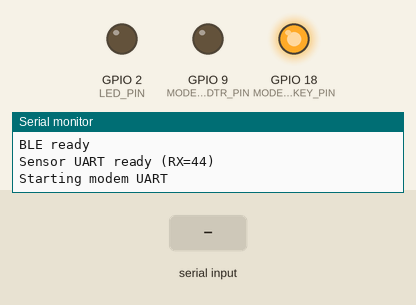
Simulated run of this sketch. Board: ESP32-S3. Shown: output pins drawn as LEDs (lit = HIGH), the last lines printed to the serial monitor. Inputs (shaded band) come from the test bench. No MQTT or app messages arrive unless stated; nothing arrives over Bluetooth unless stated; a phone connects over Bluetooth LE 3 s after start; not simulated (calls return 0 or success): secrets.h; names the files do not define were given values by the test bench: SECRET_MQTT_PORT = 1883.

Above: at 1.0 s.
At 2.2 s:
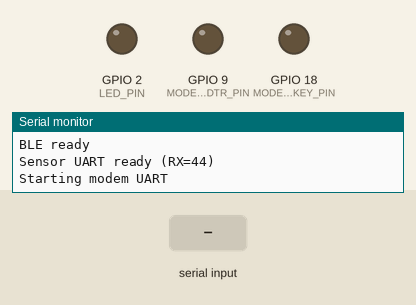
At 5.3 s:
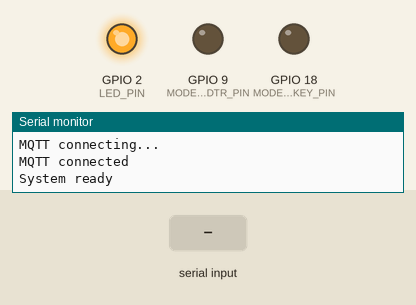
5.4 s: "V=\n" received over the second serial link
6.9 s: ",T=\n" received over the second serial link
8.4 s: "nan\n" received over the second serial link
Timing chart, 0 to 11.4 s (numbered marks = the images above; inputs shaded):
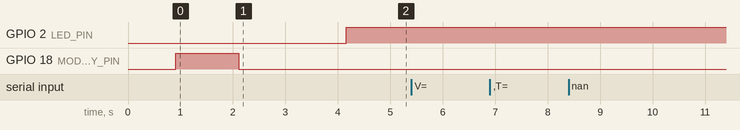

The sketch:

TruckSense_LTE_v1.ino
```cpp
/*****************************************************************************************
  TruckSense LTE Uplink (LilyGO T-SIM7670G S3) - SELF-HEALING BUILD

  WHAT CHANGED vs the original (and why):
  -------------------------------------------------------------------------------------
  1. HARDWARE WATCHDOG (esp_task_wdt)
       If loop() ever hangs (modem AT call stuck, reconnect spin, etc.) the chip
       reboots itself after WDT_TIMEOUT_S. This is the ultimate backstop for any wedge.

  2. STALE-SOCKET SELF-HEAL  <-- this is the bug that caused "boards on, HA frozen"
       The old code published every few seconds, so PubSubClient never had an idle gap
       to send a keepalive ping, so it never noticed when the link silently died. The
       device kept thinking it was connected and published into a dead socket forever.
       Fix: (a) publishing is throttled, and (b) we PROACTIVELY tear down and rebuild the
       MQTT connection every PROACTIVE_RECONNECT_MS, which forces any silently-dead link
       to be detected and re-established.

  3. NON-BLOCKING RECONNECT
       The old connectMQTT() had an infinite while() loop that could trap the whole
       program. Now every reconnect is a single bounded attempt; the loop keeps running.

  4. REBOOT ESCALATION
       If we stay disconnected for REBOOT_IF_DOWN_MS, we do a clean ESP.restart() so the
       device comes back from a fresh boot instead of sitting dark.

  5. SAFER MODEM POLLING
       The old LED code hammered the modem with status AT-commands ~6x/second while the
       data link was live (a likely contributor to wedging). Now the LED uses cached
       state and we only query the modem's lower layers WHILE MQTT is already down.

  6. BOUNDED SENSOR UART
       handleSensorUart() now processes a capped number of bytes per pass so a chatty
       sensor can't starve the rest of loop() (this is what froze the heartbeat topic).

  7. DIAGNOSTICS IN THE HEARTBEAT
       Heartbeat now reports boots=<count> and last_reset=<reason>. After any future
       outage you'll see WHY it rebooted: BROWNOUT (power dip / loose wire),
       TASK_WDT (a hang we caught), PANIC (a crash), or SW (our own self-heal reboot).
       A high boots count that keeps climbing = it's wedge-rebooting; a count that
       resets to 1 = it lost power entirely. This tells us brownout vs. wedge for real.

  Sensor UART protocol (unchanged):  V=13.02,T=24.6\n   /   V=12.88,T=nan\n
  Wiring (unchanged):
    LilyGO GPIO44 (RXD) <- Sensor ESP32 TX ;  shared GND mandatory
******************************************************************************************/

#include <Arduino.h>

#define TINY_GSM_MODEM_SIM7600          // SIM7670G speaks the SIM7600 AT dialect in TinyGSM
#define TINY_GSM_RX_BUFFER 1024

#include <TinyGsmClient.h>
#include <PubSubClient.h>

#include <BLEDevice.h>
#include <BLEServer.h>
#include <BLEUtils.h>
#include <BLE2902.h>

#include "esp_task_wdt.h"               // hardware watchdog
#include "esp_system.h"                 // esp_reset_reason()

#include "secrets.h"

// ------------------- MQTT Topics (base telemetry) -------------------
static const char* TOPIC_VOLTAGE   = "trucksense/hino01/voltage";
static const char* TOPIC_TEMP_OUT  = "trucksense/hino01/temp_outside";
static const char* TOPIC_STATUS    = "trucksense/hino01/status";      // online/offline ONLY (LWT)
static const char* TOPIC_NET_HEALTH= "trucksense/hino01/wifi";        // LTE health text (legacy name)
static const char* TOPIC_SENSORLINK= "trucksense/hino01/sensor_link"; // sensor UART age + last values
static const char* TOPIC_HEARTBEAT = "trucksense/hino01/heartbeat";   // uptime + sensor age + diag

// ------------------- APN + MQTT config -------------------------
static const char* APN       = SECRET_APN;
static const char* APN_USER  = SECRET_APN_USER;
static const char* APN_PASS  = SECRET_APN_PASS;

static const char* MQTT_BROKER = SECRET_MQTT_BROKER;   // VPS IP
static const int   MQTT_PORT   = SECRET_MQTT_PORT;     // 1883
static const char* MQTT_USER   = SECRET_MQTT_USER;
static const char* MQTT_PASS   = SECRET_MQTT_PASS;
static const char* MQTT_CLIENT = SECRET_MQTT_CLIENT_ID;

// ------------------- LilyGO modem pins --------------------------
#define MODEM_RX_PIN       10
#define MODEM_TX_PIN       11
#define MODEM_PWRKEY_PIN   18
#define MODEM_DTR_PIN       9
#define MODEM_BAUD     115200

// ------------------- UART link from Sensor ESP32 ----------------
#define SENSOR_UART_RX_PIN 44
#define SENSOR_UART_TX_PIN 43
#define SENSOR_UART_BAUD   115200

// ------------------- Optional LED -------------------------------
#define LED_PIN  2  // set to -1 if not used

// ===================================================================
//  SELF-HEAL / WATCHDOG TUNING  (safe to adjust)
// ===================================================================
static const uint32_t      WDT_TIMEOUT_S          = 180;     // reboot if loop() hangs this long (must exceed any single blocking modem call)
static const unsigned long PUBLISH_INTERVAL_MS    = 20000;   // how often to publish voltage/temp (was ~every packet). 20s = big data savings + lets keepalive work
static const unsigned long MQTT_RETRY_BACKOFF_MS  = 5000;    // wait between reconnect attempts while down
static const unsigned long PROACTIVE_RECONNECT_MS = 600000;  // 10 min: refresh the MQTT socket to kill silently-stale links
static const unsigned long REBOOT_IF_DOWN_MS      = 240000;  // 4 min continuously offline -> full reboot
static const size_t        UART_MAX_BYTES_PER_LOOP= 256;     // cap sensor bytes per loop pass so it can't starve everything else

// ------------------- BLE (field debugging) ----------------------
#define BLE_SERVICE_UUID   "6E400001-B5A3-F393-E0A9-E50E24DCCA9E"
#define BLE_CHAR_UUID_TX   "6E400003-B5A3-F393-E0A9-E50E24DCCA9E"
#define BLE_CHAR_UUID_RX   "6E400002-B5A3-F393-E0A9-E50E24DCCA9E"

BLECharacteristic* bleTx = nullptr;
bool bleConnected = false;

class BleServerCallbacks : public BLEServerCallbacks {
  void onConnect(BLEServer*) override { bleConnected = true; }
  void onDisconnect(BLEServer*) override {
    bleConnected = false;
    BLEDevice::startAdvertising();
  }
};

static inline void bleLog(const String& msg) {
  if (bleConnected && bleTx) {
    bleTx->setValue(msg.c_str());
    bleTx->notify();
  }
}

static inline void logBoth(const String& msg) {
  Serial.println(msg);
  bleLog(msg);
}

void setupBLE() {
  BLEDevice::init("TruckSense-BLE");
  BLEServer* server = BLEDevice::createServer();
  server->setCallbacks(new BleServerCallbacks());

  BLEService* service = server->createService(BLE_SERVICE_UUID);

  bleTx = service->createCharacteristic(
    BLE_CHAR_UUID_TX,
    BLECharacteristic::PROPERTY_NOTIFY
  );
  bleTx->addDescriptor(new BLE2902());

  BLECharacteristic* rx = service->createCharacteristic(
    BLE_CHAR_UUID_RX,
    BLECharacteristic::PROPERTY_WRITE
  );
  (void)rx;

  service->start();
  BLEDevice::startAdvertising();
  logBoth("BLE ready");
}

// ------------------- Modem / MQTT objects -----------------------
HardwareSerial SerialAT(1);
TinyGsm modem(SerialAT);

TinyGsmClient net(modem);
PubSubClient mqtt(net);

// ------------------- Sensor UART -------------------------------
HardwareSerial SensorLink(2);
String sensorBuf;

float lastV = NAN;
float lastT = NAN;
unsigned long lastSensorPacketMs = 0;

// ------------------- Timers / state ----------------------------
unsigned long lastNetReportMs         = 0;
unsigned long lastSensorLinkPublishMs = 0;
unsigned long lastHeartbeatMs         = 0;
unsigned long lastPublishMs           = 0;   // throttles voltage/temp

unsigned long lastMqttOkMs            = 0;   // last time mqtt.connected() was true
unsigned long lastMqttRetryMs         = 0;   // last reconnect attempt
unsigned long lastProactiveReconnectMs= 0;   // last forced socket refresh

bool gNetOk  = false;   // cached LTE state (for LED + logic; avoids spamming modem with AT cmds)
bool gMqttOk = false;   // cached MQTT state

const unsigned long NET_REPORT_INTERVAL_MS      = 180000; // 3 min
const unsigned long SENSORLINK_PUB_INTERVAL_MS  = 15000;  // 15 sec
const unsigned long HEARTBEAT_INTERVAL_MS       = 10000;  // 10 sec

// Reboot diagnostics. RTC memory survives software/watchdog/brownout resets,
// but is cleared on a true power loss -- which is exactly what lets us tell the
// difference between "it wedged and self-rebooted" vs "it lost power".
RTC_DATA_ATTR uint32_t rebootCount = 0;
String gResetReason = "?";

String resetReasonStr() {
  switch (esp_reset_reason()) {
    case ESP_RST_POWERON:   return "POWERON";
    case ESP_RST_SW:        return "SW";        // our own ESP.restart() self-heal
    case ESP_RST_PANIC:     return "PANIC";     // a crash
    case ESP_RST_INT_WDT:   return "INT_WDT";
    case ESP_RST_TASK_WDT:  return "TASK_WDT";  // our watchdog caught a hang
    case ESP_RST_WDT:       return "WDT";
    case ESP_RST_BROWNOUT:  return "BROWNOUT";  // power dipped (loose wire / cranking / weak buck)
    case ESP_RST_DEEPSLEEP: return "DEEPSLEEP";
    case ESP_RST_EXT:       return "EXT";
    default:                return "UNKNOWN";
  }
}

// ------------------- LED patterns -------------------------------
enum LedMode { LED_BOOT, LED_NO_NET, LED_NO_MQTT, LED_OK };
LedMode ledMode = LED_BOOT;
unsigned long lastLedTick = 0;
const unsigned long LED_TICK_INTERVAL_MS = 150;

static inline void safeLedWrite(bool on) {
  if (LED_PIN < 0) return;
  digitalWrite(LED_PIN, on ? HIGH : LOW);
}

// Uses cached flags only -- no modem AT-commands here (that used to clash with the data link).
void updateLedMode() {
  if (!gNetOk)        ledMode = LED_NO_NET;
  else if (!gMqttOk)  ledMode = LED_NO_MQTT;
  else                ledMode = LED_OK;
}

void ledStateMachine() {
  static int phase = 0;
  unsigned long now = millis();
  if (now - lastLedTick < LED_TICK_INTERVAL_MS) return;
  lastLedTick = now;

  updateLedMode();

  switch (ledMode) {
    case LED_BOOT:
      if (LED_PIN >= 0) safeLedWrite(!digitalRead(LED_PIN));
      break;
    case LED_NO_NET:                       // fast blink  = no LTE
      phase = (phase + 1) % 8;
      safeLedWrite(phase < 2);
      break;
    case LED_NO_MQTT:                      // double-blink = LTE ok, broker not connected
      phase = (phase + 1) % 12;
      safeLedWrite(phase == 0 || phase == 2);
      break;
    case LED_OK:                           // solid ON    = fully connected & publishing
      safeLedWrite(true);
      break;
  }
}

// ------------------- Watchdog ----------------------------------
void watchdogInit() {
  // The task-WDT API changed between Arduino-ESP32 v2.x and v3.x, so we guard it.
  // If this block ever fails to compile, tell me your Arduino-ESP32 core version.
#if ESP_ARDUINO_VERSION >= ESP_ARDUINO_VERSION_VAL(3,0,0)
  esp_task_wdt_config_t wdtCfg = {
    .timeout_ms     = (uint32_t)(WDT_TIMEOUT_S * 1000),
    .idle_core_mask = 0,
    .trigger_panic  = true
  };
  if (esp_task_wdt_init(&wdtCfg) == ESP_ERR_INVALID_STATE) {
    esp_task_wdt_reconfigure(&wdtCfg);   // already started by the core -> just set our timeout
  }
  esp_task_wdt_add(NULL);                // watch the loop task
#else
  esp_task_wdt_init(WDT_TIMEOUT_S, true);
  esp_task_wdt_add(NULL);
#endif
  logBoth("Watchdog armed (" + String(WDT_TIMEOUT_S) + "s)");
}

static inline void feedWatchdog() { esp_task_wdt_reset(); }

// ------------------- Modem bring-up -----------------------------
void modemPowerOnPulse() {
  pinMode(MODEM_DTR_PIN, OUTPUT);
  digitalWrite(MODEM_DTR_PIN, LOW);

  pinMode(MODEM_PWRKEY_PIN, OUTPUT);
  digitalWrite(MODEM_PWRKEY_PIN, LOW);
  delay(100);
  digitalWrite(MODEM_PWRKEY_PIN, HIGH);
  delay(1200);
  digitalWrite(MODEM_PWRKEY_PIN, LOW);

  delay(2000);
}

// Full modem bring-up (used at boot). Returns true once data is connected.
bool connectCellular() {
  logBoth("Starting modem UART");
  SerialAT.begin(MODEM_BAUD, SERIAL_8N1, MODEM_RX_PIN, MODEM_TX_PIN);
  delay(300);

  modemPowerOnPulse();

  logBoth("Initializing modem");
  if (!modem.init()) { logBoth("modem.init failed"); return false; }

  logBoth("Modem: " + modem.getModemInfo());

  logBoth("Waiting for network");
  if (!modem.waitForNetwork(60000L)) { logBoth("No network (timeout)"); return false; }
  logBoth("Network connected");

  logBoth("Connecting APN");
  if (!modem.gprsConnect(APN, APN_USER, APN_PASS)) { logBoth("APN connect failed"); return false; }

  logBoth("Data connected");
  logBoth("IP: " + modem.localIP().toString());
  return true;
}

// Lightweight runtime check/repair of the LTE layers.
// Only called WHILE MQTT is down, so there is no live data stream to clash with.
bool ensureCellular() {
  if (!modem.isNetworkConnected()) {
    logBoth("Network down; waiting up to 45s");
    if (!modem.waitForNetwork(45000L)) { logBoth("Network timeout"); return false; }
  }
  if (!modem.isGprsConnected()) {
    logBoth("Data session down; reconnecting APN");
    if (!modem.gprsConnect(APN, APN_USER, APN_PASS)) { logBoth("APN reconnect failed"); return false; }
    logBoth("Data reconnected, IP: " + modem.localIP().toString());
  }
  return true;
}

// ------------------- MQTT connect (single bounded attempt) ------
bool tryConnectMQTT() {
  mqtt.setServer(MQTT_BROKER, MQTT_PORT);
  mqtt.setKeepAlive(30);
  mqtt.setSocketTimeout(10);

  logBoth("MQTT connecting...");
  bool ok = mqtt.connect(
    MQTT_CLIENT, MQTT_USER, MQTT_PASS,
    TOPIC_STATUS, 1, true, "offline"   // LWT: broker publishes "offline" if we vanish
  );

  if (ok) {
    logBoth("MQTT connected");
    mqtt.publish(TOPIC_STATUS, "online", true);
  } else {
    logBoth("MQTT connect failed, state=" + String(mqtt.state()));
  }
  return ok;
}

// ------------------- Sensor parsing -----------------------------
bool parseSensorLine(const String& line, float& v, float& t, bool& hasTemp) {
  int iv = line.indexOf("V=");
  int it = line.indexOf(",T=");
  if (iv < 0 || it <= iv) return false;

  String sv = line.substring(iv + 2, it);
  String st = line.substring(it + 3);
  st.trim();

  v = sv.toFloat();

  if (st.equalsIgnoreCase("nan")) { hasTemp = false; t = NAN; }
  else                            { hasTemp = true;  t = st.toFloat(); }
  return true;
}

// Pure ingest: read UART, parse, and cache the latest values. NO publishing here
// (publishing moved to the timed section of loop()). Bounded so it can never hog the loop.
void handleSensorUart() {
  size_t processed = 0;
  while (SensorLink.available() && processed < UART_MAX_BYTES_PER_LOOP) {
    char c = (char)SensorLink.read();
    processed++;

    if (c == '\n') {
      sensorBuf.trim();
      float v, t; bool hasTemp;
      if (parseSensorLine(sensorBuf, v, t, hasTemp)) {
        // Sanity-range the values before trusting them (a truck is electrically noisy,
        // and a garbled packet shouldn't publish a nonsense voltage/temperature).
        if (v > 0.0f && v < 20.0f)               lastV = v;
        if (hasTemp && t > -50.0f && t < 90.0f)  lastT = t;
        lastSensorPacketMs = millis();
      } else {
        logBoth("Bad sensor packet: " + sensorBuf);
      }
      sensorBuf = "";
    } else if (c != '\r') {
      sensorBuf += c;
      if (sensorBuf.length() > 120) sensorBuf = "";  // overflow guard
    }
  }
}

// ------------------- Publishers ---------------------------------
void publishSensorData() {
  if (!isnan(lastV)) mqtt.publish(TOPIC_VOLTAGE, String(lastV, 3).c_str(), true);
  if (!isnan(lastT)) mqtt.publish(TOPIC_TEMP_OUT, String(lastT, 3).c_str(), true);
  logBoth("Pub V=" + String(lastV, 3) + " T=" + (isnan(lastT) ? String("nan") : String(lastT, 2)));
}

void publishNetHealth() {
  int16_t csq = modem.getSignalQuality();
  String payload = String("CSQ=") + csq + " IP=" + modem.localIP().toString();
  mqtt.publish(TOPIC_NET_HEALTH, payload.c_str(), true);
  logBoth("Net health: " + payload);
}

void publishSensorLinkStatus() {
  unsigned long now = millis();
  unsigned long age = (lastSensorPacketMs == 0) ? 999999UL : (now - lastSensorPacketMs);

  String msg = "age_ms=" + String(age);
  if (!isnan(lastV)) msg += " lastV=" + String(lastV, 2);
  if (!isnan(lastT)) msg += " lastT=" + String(lastT, 1);

  mqtt.publish(TOPIC_SENSORLINK, msg.c_str(), true);
  logBoth("Sensor link: " + msg);
}

void publishHeartbeat() {
  unsigned long now = millis();
  unsigned long uptime_s = now / 1000UL;
  unsigned long age = (lastSensorPacketMs == 0) ? 999999UL : (now - lastSensorPacketMs);

  // Now includes reboot count + last reset reason -> future outages self-diagnose.
  String hb = "uptime_s="        + String(uptime_s) +
              " sensor_age_ms="  + String(age) +
              " boots="          + String(rebootCount) +
              " last_reset="     + gResetReason;
  mqtt.publish(TOPIC_HEARTBEAT, hb.c_str(), true);
  logBoth("Heartbeat: " + hb);
}

// ------------------- Setup --------------------------------------
void setup() {
  Serial.begin(115200);
  delay(500);

  rebootCount++;                       // count this boot
  gResetReason = resetReasonStr();     // why did we (re)boot?

  if (LED_PIN >= 0) { pinMode(LED_PIN, OUTPUT); safeLedWrite(false); }
  ledMode = LED_BOOT;

  Serial.println("\nTruckSense LTE uplink boot");
  Serial.println("Reset reason: " + gResetReason + "   boot #" + String(rebootCount));

  watchdogInit();                      // arm the hardware watchdog immediately
  setupBLE();

  SensorLink.begin(SENSOR_UART_BAUD, SERIAL_8N1, SENSOR_UART_RX_PIN, SENSOR_UART_TX_PIN);
  logBoth("Sensor UART ready (RX=" + String(SENSOR_UART_RX_PIN) + ")");

  // Bring up LTE. Each attempt is bounded; we feed the watchdog between tries and
  // give up (reboot) after enough failures rather than looping forever.
  int cellTries = 0;
  while (!connectCellular()) {
    feedWatchdog();
    logBoth("Cellular init failed, retry in 8s");
    delay(8000);
    if (++cellTries >= 10) {
      logBoth("Cellular unrecoverable -> reboot");
      delay(200);
      ESP.restart();
    }
  }
  gNetOk = true;

  if (tryConnectMQTT()) { gMqttOk = true; }

  unsigned long t = millis();
  lastMqttOkMs            = t;          // start the offline timer fresh
  lastProactiveReconnectMs= t;
  logBoth("System ready");
}

// ------------------- Loop ---------------------------------------
void loop() {
  feedWatchdog();        // <-- pet the watchdog every pass; if loop hangs, chip reboots
  ledStateMachine();     // uses cached state only

  unsigned long now = millis();

  // ---------- Connection management ----------
  if (mqtt.connected()) {
    gMqttOk = true;
    gNetOk  = true;          // if MQTT is up, the whole LTE stack is proven good
    lastMqttOkMs = now;
    mqtt.loop();             // service keepalive + any inbound

    // Proactive stale-link guard: periodically force a fresh socket. If the link had
    // silently died (broker gave up but modem still "thinks" it's open), reconnect
    // will fail and kick us into recovery below instead of publishing into the void.
    if (now - lastProactiveReconnectMs >= PROACTIVE_RECONNECT_MS) {
      lastProactiveReconnectMs = now;
      logBoth("Proactive MQTT refresh (stale-link guard)");
      mqtt.disconnect();
      gMqttOk = false;       // reconnect happens next pass
    }
  } else {
    gMqttOk = false;

    // Only poke the modem's lower layers while MQTT is down (no live data to disturb).
    if (now - lastMqttRetryMs >= MQTT_RETRY_BACKOFF_MS) {
      lastMqttRetryMs = now;
      if (ensureCellular()) {
        gNetOk = true;
        if (tryConnectMQTT()) {
          gMqttOk = true;
          lastMqttOkMs = now;
          lastProactiveReconnectMs = now;
        }
      } else {
        gNetOk = false;
      }
    }

    // Escalation: if we can't get back for REBOOT_IF_DOWN_MS, reboot clean.
    if (now - lastMqttOkMs >= REBOOT_IF_DOWN_MS) {
      logBoth("Offline > " + String(REBOOT_IF_DOWN_MS / 1000) + "s -> rebooting to self-heal");
      delay(200);
      ESP.restart();
    }
  }

  // ---------- Sensor ingest (bounded, always runs) ----------
  handleSensorUart();

  // ---------- Timed publishes (only when truly connected) ----------
  if (mqtt.connected()) {
    if (now - lastPublishMs >= PUBLISH_INTERVAL_MS) {
      lastPublishMs = now;
      publishSensorData();
    }
    if (now - lastSensorLinkPublishMs >= SENSORLINK_PUB_INTERVAL_MS) {
      lastSensorLinkPublishMs = now;
      publishSensorLinkStatus();
    }
    if (now - lastHeartbeatMs >= HEARTBEAT_INTERVAL_MS) {
      lastHeartbeatMs = now;
      publishHeartbeat();
    }
    if (now - lastNetReportMs >= NET_REPORT_INTERVAL_MS) {
      lastNetReportMs = now;
      publishNetHealth();
    }
  }
}
```
